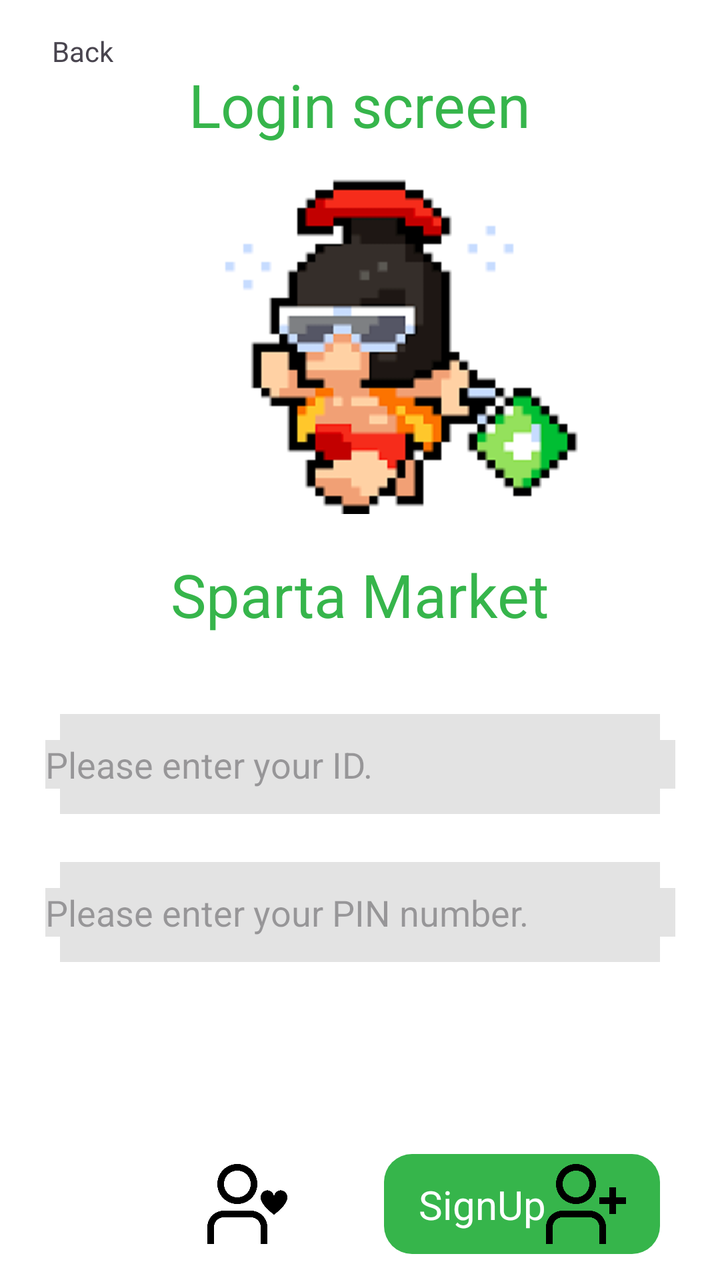
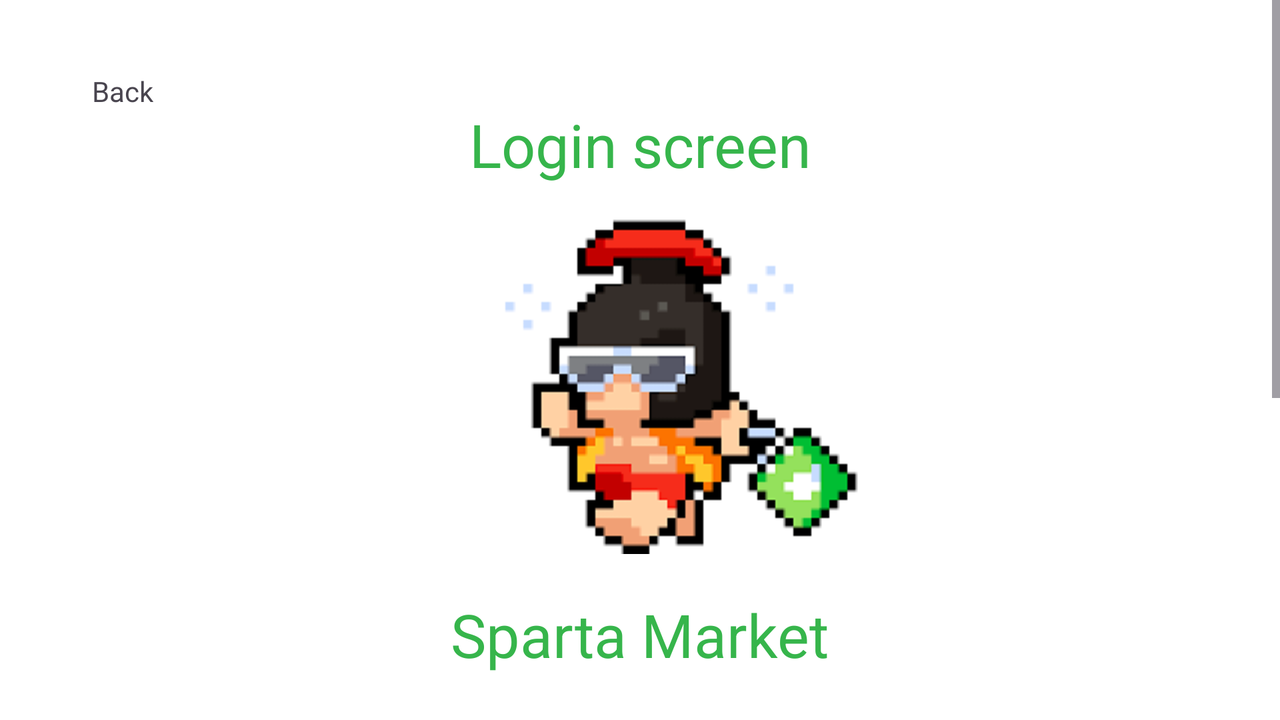

Compare how this app lays out the same screen by default and in its alternative resource folder. The renders come first, then the two layout files and the values they reference.
<!-- AndroidManifest.xml: application theme Theme.SpartaMarket -->
<!-- res/layout/activity_login.xml -->
<?xml version="1.0" encoding="utf-8"?>
<androidx.constraintlayout.widget.ConstraintLayout xmlns:android="http://schemas.android.com/apk/res/android"
    xmlns:app="http://schemas.android.com/apk/res-auto"
    xmlns:tools="http://schemas.android.com/tools"
    android:layout_width="match_parent"
    android:layout_height="match_parent"
    android:background="@color/white"
    android:launchMode="singleTask"
    tools:context=".LoginActivity">

    <ImageView
        android:id="@+id/imageView"
        android:layout_width="wrap_content"
        android:layout_height="wrap_content"
        android:layout_marginTop="32dp"
        app:layout_constraintEnd_toEndOf="parent"
        app:layout_constraintStart_toStartOf="parent"
        app:layout_constraintTop_toTopOf="parent"
        app:srcCompat="@drawable/logo_icon" />


    <LinearLayout
        android:id="@+id/linearLayout"
        android:layout_width="match_parent"
        android:layout_height="50dp"
        android:layout_marginLeft="30dp"
        android:layout_marginTop="100dp"
        android:layout_marginRight="30dp"
        android:background="@color/gray"
        app:layout_constraintEnd_toEndOf="parent"
        app:layout_constraintStart_toStartOf="parent"
        app:layout_constraintTop_toBottomOf="@+id/imageView">


    </LinearLayout>

    <EditText
        android:id="@+id/ed_id"
        android:layout_width="wrap_content"
        android:layout_height="wrap_content"
        android:background="@color/gray"
        android:ems="15"
        android:hint="@string/login_idhint"
        android:inputType="textEmailAddress"
        app:layout_constraintBottom_toBottomOf="@+id/linearLayout"
        app:layout_constraintEnd_toEndOf="@+id/linearLayout"
        app:layout_constraintStart_toStartOf="@+id/linearLayout"
        app:layout_constraintTop_toTopOf="@+id/linearLayout" />

    <LinearLayout
        android:id="@+id/linearLayout2"
        android:layout_width="match_parent"
        android:layout_height="50dp"
        android:layout_marginLeft="30dp"
        android:layout_marginTop="24dp"
        android:layout_marginRight="30dp"
        android:background="@color/gray"
        app:layout_constraintEnd_toEndOf="parent"
        app:layout_constraintHorizontal_bias="0.508"
        app:layout_constraintStart_toStartOf="parent"
        app:layout_constraintTop_toBottomOf="@+id/linearLayout">


    </LinearLayout>

    <EditText
        android:id="@+id/ed_pass"
        android:layout_width="0dp"
        android:layout_height="wrap_content"
        android:background="@color/gray"
        android:ems="10"
        android:hint="@string/login_passhint"
        android:inputType="textPassword"
        app:layout_constraintBottom_toBottomOf="@+id/linearLayout2"
        app:layout_constraintEnd_toEndOf="@+id/ed_id"
        app:layout_constraintStart_toStartOf="@+id/ed_id"
        app:layout_constraintTop_toTopOf="@+id/linearLayout2" />

    <TextView
        android:id="@+id/textView"
        android:layout_width="wrap_content"
        android:layout_height="wrap_content"
        android:layout_marginTop="32dp"
        android:text="@string/login_text"
        android:textColor="@color/green"
        android:textSize="30sp"
        app:layout_constraintEnd_toEndOf="parent"
        app:layout_constraintStart_toStartOf="parent"
        app:layout_constraintTop_toTopOf="parent" />

    <TextView
        android:id="@+id/textView2"
        android:layout_width="wrap_content"
        android:layout_height="wrap_content"
        android:layout_marginTop="20dp"
        android:text="@string/login_market"
        android:textColor="@color/green"
        android:textSize="30sp"
        app:layout_constraintEnd_toEndOf="parent"
        app:layout_constraintStart_toStartOf="parent"
        app:layout_constraintTop_toBottomOf="@+id/imageView" />

    <androidx.constraintlayout.widget.ConstraintLayout
        android:id="@+id/constraintLayoutLogInBuottn"
        android:layout_width="0dp"
        android:layout_height="50dp"
        android:layout_marginTop="96dp"
        android:layout_marginEnd="24dp"
        android:background="@drawable/selector_loginbutton"
        app:layout_constraintEnd_toStartOf="@+id/constraintLayoutSignUpButton"
        app:layout_constraintHorizontal_bias="0.5"
        app:layout_constraintHorizontal_chainStyle="packed"
        app:layout_constraintStart_toStartOf="@+id/linearLayout2"
        app:layout_constraintTop_toBottomOf="@+id/linearLayout2">


        <TextView
            android:id="@+id/textView6"
            android:layout_width="wrap_content"
            android:layout_height="wrap_content"
            android:text="@string/login_signin"
            android:textColor="@drawable/btn_text"
            android:textSize="20sp"
            app:layout_constraintBottom_toBottomOf="parent"
            app:layout_constraintEnd_toStartOf="@+id/imageView2"
            app:layout_constraintHorizontal_bias="0.5"
            app:layout_constraintHorizontal_chainStyle="packed"
            app:layout_constraintStart_toStartOf="parent"
            app:layout_constraintTop_toTopOf="@+id/imageView2" />

        <ImageView
            android:id="@+id/imageView2"
            android:layout_width="40dp"
            android:layout_height="50dp"
            android:src="@drawable/btn_login_ic"
            app:layout_constraintBottom_toBottomOf="parent"
            app:layout_constraintEnd_toEndOf="parent"
            app:layout_constraintHorizontal_bias="0.5"
            app:layout_constraintStart_toEndOf="@+id/textView6"
            app:layout_constraintTop_toTopOf="parent"
            app:srcCompat="@drawable/login_icon2" />
    </androidx.constraintlayout.widget.ConstraintLayout>

    <androidx.constraintlayout.widget.ConstraintLayout
        android:id="@+id/constraintLayoutSignUpButton"
        android:layout_width="0dp"
        android:layout_height="50dp"
        android:background="@drawable/selector_signupbutton"
        app:layout_constraintEnd_toEndOf="@+id/linearLayout2"
        app:layout_constraintHorizontal_bias="0.5"
        app:layout_constraintStart_toEndOf="@+id/constraintLayoutLogInBuottn"
        app:layout_constraintTop_toTopOf="@+id/constraintLayoutLogInBuottn">

        <ImageView
            android:id="@+id/imageView3"
            android:layout_width="40dp"
            android:layout_height="50dp"
            android:src="@drawable/btn_signup_ic"
            app:layout_constraintBottom_toBottomOf="parent"
            app:layout_constraintEnd_toEndOf="parent"
            app:layout_constraintHorizontal_bias="0.5"
            app:layout_constraintStart_toEndOf="@+id/textView9"
            app:layout_constraintTop_toTopOf="parent"
            app:srcCompat="@drawable/signup_icon2" />

        <TextView
            android:id="@+id/textView9"
            android:layout_width="wrap_content"
            android:layout_height="wrap_content"
            android:text="@string/login_signup"
            android:textColor="@drawable/btn_text"
            android:textSize="20sp"
            app:layout_constraintBottom_toBottomOf="@+id/imageView3"
            app:layout_constraintEnd_toStartOf="@+id/imageView3"
            app:layout_constraintHorizontal_bias="0.5"
            app:layout_constraintHorizontal_chainStyle="packed"
            app:layout_constraintStart_toStartOf="parent"
            app:layout_constraintTop_toTopOf="@+id/imageView3" />


    </androidx.constraintlayout.widget.ConstraintLayout>

    <androidx.constraintlayout.widget.ConstraintLayout
        android:id="@+id/constraintLayoutBackBuottn"
        android:layout_width="wrap_content"
        android:layout_height="wrap_content"
        android:layout_marginTop="16dp"
        app:layout_constraintStart_toStartOf="parent"
        app:layout_constraintTop_toTopOf="parent">

        <ImageView
            android:id="@+id/backBtn"
            android:layout_width="26dp"
            android:layout_height="23dp"
            app:layout_constraintBottom_toBottomOf="@+id/textView8"
            app:layout_constraintEnd_toStartOf="@+id/textView8"
            app:layout_constraintStart_toStartOf="parent"
            app:layout_constraintTop_toTopOf="@+id/textView8"
            app:srcCompat="@drawable/backbutton" />

        <TextView
            android:id="@+id/textView8"
            android:layout_width="wrap_content"
            android:layout_height="wrap_content"
            android:text="@string/detail_back"
            app:layout_constraintEnd_toEndOf="parent"
            app:layout_constraintStart_toEndOf="@+id/backBtn"
            app:layout_constraintTop_toTopOf="parent" />


    </androidx.constraintlayout.widget.ConstraintLayout>




</androidx.constraintlayout.widget.ConstraintLayout>
<!-- resources referenced by this layout -->
<resources>
  <color name="gray">#E3E3E3</color>
  <color name="green">#36B54B</color>
  <color name="white">#FFFFFFFF</color>
  <!-- drawable btn_login_ic (drawable) -->
  <?xml version="1.0" encoding="utf-8"?>
  <selector xmlns:android="http://schemas.android.com/apk/res/android">
  
      <item android:drawable="@drawable/login_icon1" android:state_pressed="true"/>
      <item android:drawable="@drawable/login_icon2" android:state_focused="true"/>
      <item android:drawable="@drawable/login_icon2"/>
  
  </selector>
  <!-- drawable btn_signup_ic (drawable) -->
  <?xml version="1.0" encoding="utf-8"?>
  <selector xmlns:android="http://schemas.android.com/apk/res/android">
      <item android:drawable="@drawable/signup_icon1" android:state_pressed="true"/>
      <item android:drawable="@drawable/signup_icon2" android:state_focused="true"/>
      <item android:drawable="@drawable/signup_icon2"/>
  
  </selector>
  <!-- drawable btn_text (drawable) -->
  <?xml version="1.0" encoding="utf-8"?>
  <selector xmlns:android="http://schemas.android.com/apk/res/android">
      <item android:state_pressed="true" android:color="@color/black"/>
      <item android:color="@color/white"/>
  
  </selector>
  <!-- drawable login_icon2: png bitmap (drawable, 12399 bytes) -->
  <!-- drawable logo_icon: png bitmap (drawable, 4899 bytes) -->
  <!-- drawable selector_signupbutton (drawable) -->
  <?xml version="1.0" encoding="utf-8"?>
  <selector xmlns:android="http://schemas.android.com/apk/res/android">
  
      <item android:state_pressed="true">
          <shape android:shape="rectangle">
              <solid android:color="@color/gray"/>
              <corners android:radius="14dp"/>
          </shape>
      </item>
  
      <item>
          <shape android:shape="rectangle">
              <solid android:color="@color/green"/>
              <corners android:radius="14dp"/>
          </shape>
      </item>
  
  </selector>
  <!-- drawable signup_icon2: png bitmap (drawable, 10514 bytes) -->
  <string name="detail_back">뒤로가기</string>
  <string name="login_idhint">아이디를 입력하세요.</string>
  <string name="login_market">스파르타 마켓</string>
  <string name="login_passhint">비밀번호를 입력하세요.</string>
  <string name="login_signin">로그인</string>
  <string name="login_signup">회원가입</string>
  <string name="login_text">로그인화면</string>
  <style name="Theme.SpartaMarket" parent="Base.Theme.SpartaMarket" />
  <!-- drawable login_icon1: png bitmap (drawable, 8951 bytes) -->
  <!-- drawable signup_icon1: png bitmap (drawable, 7079 bytes) -->
  <color name="black">#FF000000</color>
  <style name="Base.Theme.SpartaMarket" parent="Theme.Material3.DayNight.NoActionBar">
          
          
      </style>
</resources>
<!-- res/layout-land/activity_login.xml (the repository's variant of the layout above) -->
<!-- drawn on the phone turned sideways -->
<?xml version="1.0" encoding="utf-8"?>
<androidx.constraintlayout.widget.ConstraintLayout xmlns:android="http://schemas.android.com/apk/res/android"
    xmlns:app="http://schemas.android.com/apk/res-auto"
    xmlns:tools="http://schemas.android.com/tools"
    android:layout_width="match_parent"
    android:layout_height="match_parent"
    android:background="@color/white"
    android:launchMode="singleTask"
    tools:context=".LoginActivity">


    <ScrollView
        android:layout_width="match_parent"
        android:layout_height="wrap_content"
        app:layout_constraintEnd_toEndOf="parent"
        app:layout_constraintStart_toStartOf="parent"
        app:layout_constraintTop_toTopOf="parent">

        <LinearLayout
            android:layout_width="match_parent"
            android:layout_height="wrap_content"
            android:gravity="center"
            android:orientation="vertical">

            <androidx.constraintlayout.widget.ConstraintLayout
                android:layout_width="match_parent"
                android:layout_height="wrap_content"
                android:padding="20dp">

                <ImageView
                    android:id="@+id/imageView"
                    android:layout_width="wrap_content"
                    android:layout_height="wrap_content"
                    android:layout_marginTop="32dp"
                    app:layout_constraintEnd_toEndOf="parent"
                    app:layout_constraintStart_toStartOf="parent"
                    app:layout_constraintTop_toTopOf="parent"
                    app:srcCompat="@drawable/logo_icon" />

                <LinearLayout
                    android:id="@+id/linearLayout"
                    android:layout_width="match_parent"
                    android:layout_height="50dp"
                    android:layout_marginLeft="30dp"
                    android:layout_marginTop="100dp"
                    android:layout_marginRight="30dp"
                    android:background="@color/gray"
                    app:layout_constraintEnd_toEndOf="parent"
                    app:layout_constraintStart_toStartOf="parent"
                    app:layout_constraintTop_toBottomOf="@+id/imageView">


                </LinearLayout>

                <EditText
                    android:id="@+id/ed_id"
                    android:layout_width="wrap_content"
                    android:layout_height="wrap_content"
                    android:background="@color/gray"
                    android:ems="15"
                    android:hint="@string/login_idhint"
                    android:inputType="textEmailAddress"
                    app:layout_constraintBottom_toBottomOf="@+id/linearLayout"
                    app:layout_constraintEnd_toEndOf="@+id/linearLayout"
                    app:layout_constraintStart_toStartOf="@+id/linearLayout"
                    app:layout_constraintTop_toTopOf="@+id/linearLayout" />

                <LinearLayout
                    android:id="@+id/linearLayout2"
                    android:layout_width="match_parent"
                    android:layout_height="50dp"
                    android:layout_marginLeft="30dp"
                    android:layout_marginTop="24dp"
                    android:layout_marginRight="30dp"
                    android:background="@color/gray"
                    app:layout_constraintEnd_toEndOf="parent"
                    app:layout_constraintHorizontal_bias="0.508"
                    app:layout_constraintStart_toStartOf="parent"
                    app:layout_constraintTop_toBottomOf="@+id/linearLayout">


                </LinearLayout>

                <EditText
                    android:id="@+id/ed_pass"
                    android:layout_width="0dp"
                    android:layout_height="wrap_content"
                    android:background="@color/gray"
                    android:ems="10"
                    android:hint="@string/login_passhint"
                    android:inputType="textPassword"
                    app:layout_constraintBottom_toBottomOf="@+id/linearLayout2"
                    app:layout_constraintEnd_toEndOf="@+id/ed_id"
                    app:layout_constraintStart_toStartOf="@+id/ed_id"
                    app:layout_constraintTop_toTopOf="@+id/linearLayout2" />

                <TextView
                    android:id="@+id/textView"
                    android:layout_width="wrap_content"
                    android:layout_height="wrap_content"
                    android:layout_marginTop="32dp"
                    android:text="@string/login_text"
                    android:textColor="@color/green"
                    android:textSize="30sp"
                    app:layout_constraintEnd_toEndOf="@+id/imageView"
                    app:layout_constraintStart_toStartOf="@+id/imageView"
                    app:layout_constraintTop_toTopOf="parent" />

                <TextView
                    android:id="@+id/textView2"
                    android:layout_width="wrap_content"
                    android:layout_height="wrap_content"
                    android:layout_marginTop="20dp"
                    android:text="@string/login_market"
                    android:textColor="@color/green"
                    android:textSize="30sp"
                    app:layout_constraintEnd_toEndOf="parent"
                    app:layout_constraintStart_toStartOf="parent"
                    app:layout_constraintTop_toBottomOf="@+id/imageView" />

                <androidx.constraintlayout.widget.ConstraintLayout
                    android:id="@+id/constraintLayoutLogInBuottn"
                    android:layout_width="0dp"
                    android:layout_height="50dp"
                    android:layout_marginTop="80dp"
                    android:layout_marginEnd="24dp"
                    android:background="@drawable/selector_loginbutton"
                    app:layout_constraintEnd_toStartOf="@+id/constraintLayoutSignUpButton"
                    app:layout_constraintHorizontal_bias="0.5"
                    app:layout_constraintHorizontal_chainStyle="packed"
                    app:layout_constraintStart_toStartOf="@+id/linearLayout2"
                    app:layout_constraintTop_toBottomOf="@+id/linearLayout2">


                    <TextView
                        android:id="@+id/textView6"
                        android:layout_width="wrap_content"
                        android:layout_height="wrap_content"
                        android:text="@string/login_signin"
                        android:textColor="@drawable/btn_text"
                        android:textSize="20sp"
                        app:layout_constraintBottom_toBottomOf="parent"
                        app:layout_constraintEnd_toStartOf="@+id/imageView2"
                        app:layout_constraintHorizontal_bias="0.5"
                        app:layout_constraintHorizontal_chainStyle="packed"
                        app:layout_constraintStart_toStartOf="parent"
                        app:layout_constraintTop_toTopOf="@+id/imageView2" />

                    <ImageView
                        android:id="@+id/imageView2"
                        android:layout_width="40dp"
                        android:layout_height="50dp"
                        android:src="@drawable/btn_login_ic"
                        app:layout_constraintBottom_toBottomOf="parent"
                        app:layout_constraintEnd_toEndOf="parent"
                        app:layout_constraintHorizontal_bias="0.5"
                        app:layout_constraintStart_toEndOf="@+id/textView6"
                        app:layout_constraintTop_toTopOf="parent"
                        app:srcCompat="@drawable/login_icon2" />
                </androidx.constraintlayout.widget.ConstraintLayout>

                <androidx.constraintlayout.widget.ConstraintLayout
                    android:id="@+id/constraintLayoutSignUpButton"
                    android:layout_width="0dp"
                    android:layout_height="50dp"
                    android:background="@drawable/selector_signupbutton"
                    app:layout_constraintBottom_toBottomOf="@+id/constraintLayoutLogInBuottn"
                    app:layout_constraintEnd_toEndOf="@+id/linearLayout2"
                    app:layout_constraintHorizontal_bias="0.5"
                    app:layout_constraintStart_toEndOf="@+id/constraintLayoutLogInBuottn"
                    app:layout_constraintTop_toTopOf="@+id/constraintLayoutLogInBuottn">

                    <ImageView
                        android:id="@+id/imageView3"
                        android:layout_width="40dp"
                        android:layout_height="50dp"
                        android:src="@drawable/btn_signup_ic"
                        app:layout_constraintBottom_toBottomOf="parent"
                        app:layout_constraintEnd_toEndOf="parent"
                        app:layout_constraintHorizontal_bias="0.5"
                        app:layout_constraintStart_toEndOf="@+id/textView9"
                        app:layout_constraintTop_toTopOf="parent"
                        app:srcCompat="@drawable/signup_icon2" />

                    <TextView
                        android:id="@+id/textView9"
                        android:layout_width="wrap_content"
                        android:layout_height="wrap_content"
                        android:text="@string/login_signup"
                        android:textColor="@drawable/btn_text"
                        android:textSize="20sp"
                        app:layout_constraintBottom_toBottomOf="@+id/imageView3"
                        app:layout_constraintEnd_toStartOf="@+id/imageView3"
                        app:layout_constraintHorizontal_bias="0.5"
                        app:layout_constraintHorizontal_chainStyle="packed"
                        app:layout_constraintStart_toStartOf="parent"
                        app:layout_constraintTop_toTopOf="@+id/imageView3" />


                </androidx.constraintlayout.widget.ConstraintLayout>

                <androidx.constraintlayout.widget.ConstraintLayout
                    android:id="@+id/constraintLayoutBackBuottn"
                    android:layout_width="wrap_content"
                    android:layout_height="wrap_content"
                    android:layout_marginTop="16dp"
                    app:layout_constraintStart_toStartOf="parent"
                    app:layout_constraintTop_toTopOf="parent">

                    <ImageView
                        android:id="@+id/backBtn"
                        android:layout_width="26dp"
                        android:layout_height="23dp"
                        app:layout_constraintBottom_toBottomOf="@+id/textView8"
                        app:layout_constraintEnd_toStartOf="@+id/textView8"
                        app:layout_constraintStart_toStartOf="parent"
                        app:layout_constraintTop_toTopOf="@+id/textView8"
                        app:srcCompat="@drawable/backbutton" />

                    <TextView
                        android:id="@+id/textView8"
                        android:layout_width="wrap_content"
                        android:layout_height="wrap_content"
                        android:text="@string/detail_back"
                        app:layout_constraintEnd_toEndOf="parent"
                        app:layout_constraintStart_toEndOf="@+id/backBtn"
                        app:layout_constraintTop_toTopOf="parent" />


                </androidx.constraintlayout.widget.ConstraintLayout>

            </androidx.constraintlayout.widget.ConstraintLayout>


        </LinearLayout>
    </ScrollView>

</androidx.constraintlayout.widget.ConstraintLayout>
